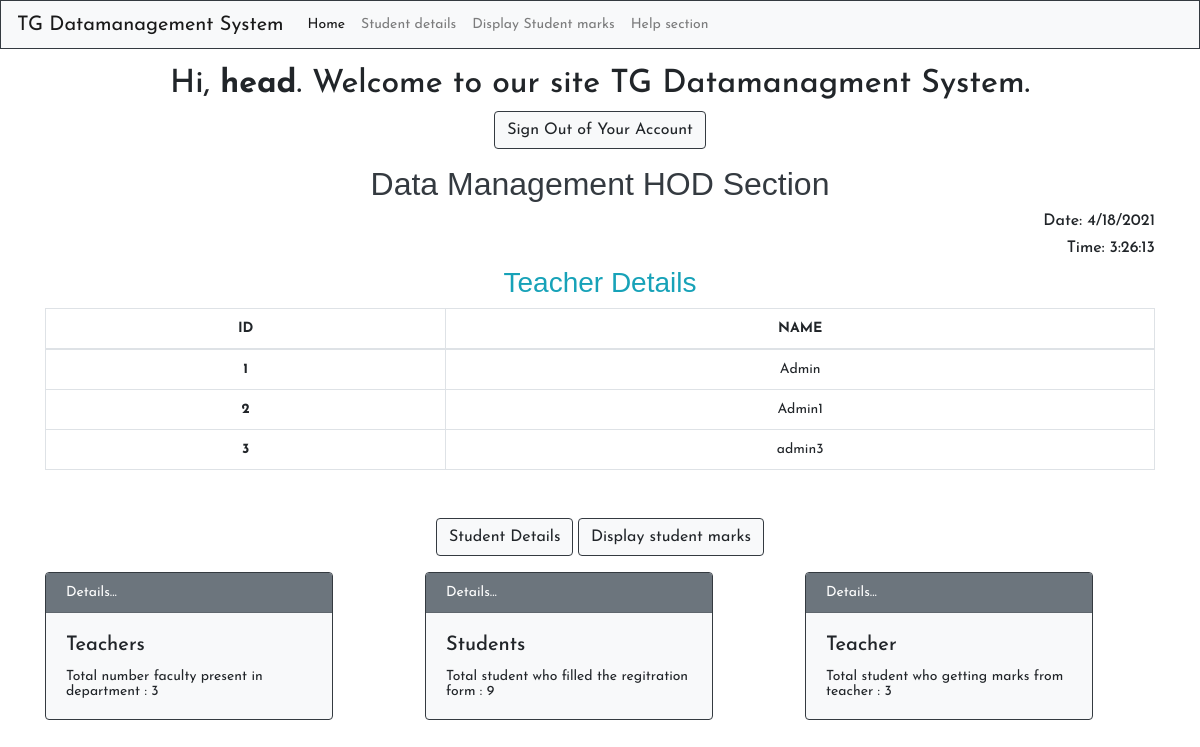
/hodwelcome.php (signed in), run on the app's committed database.
### tables this page shows
CREATE TABLE `teacher` (
  `id` int(11) NOT NULL,
  `username` varchar(50) NOT NULL,
  `password` varchar(255) NOT NULL,
  `created_at` datetime DEFAULT current_timestamp()
);

### hodwelcome.php (the view, shortened to what this page needs)
<!DOCTYPE html>
<html lang="en">
<head>
    <link rel="stylesheet" href="main.css">
    <link rel="stylesheet" href="https://maxcdn.bootstrapcdn.com/bootstrap/4.0.0/css/bootstrap.min.css">
</head>
<body class="bg-white" onload="startTime()">
<nav class="navbar navbar-expand-lg navbar-light bg-light border border-dark">
  <a class="navbar-brand" href="#">TG Datamanagement System</a>
  <div class="collapse navbar-collapse" id="navbarSupportedContent">
    <ul class="navbar-nav mr-auto">
      <li class="nav-item active">
        <a class="nav-link" href="#">Home <span class="sr-only">(current)</span></a>
      </li>
      <li class="nav-item">
        <a class="nav-link" href="stud.php">Student details</a>
      </li>
      <li class="nav-item">
        <a class="nav-link" href="marksdisplay1.php">Display Student marks</a>
      </li>
      <li class="nav-item ">
        <a class="nav-link" href="help.php">Help section</a>
      </li>
    </ul>
  </div>
</nav>
    <div class="page-header text-center pt-3">
        <h2 class="font-weight-bolder">Hi, <b><?php echo htmlspecialchars($_SESSION["username"]); ?></b>. Welcome to our site TG Datamanagment System.</h2>
    </div>
    <p class="text-center">
        <a href="logouthod.php" class="btn btn-light shadow border border-dark">Sign Out of Your Account</a>
    </p>
    <h2 class="text-dark text-center font-weight-bolder"> Data Management HOD Section</h2>
    <div class="container text-right">
    <h6>Date: <span id="datetime"></span></h6>
    <h6>Time: <span id="txt"></span></h6>
    </div>
        <h3 class="text-info text-center font-weight-bolder">Teacher Details</h3>
    <div class="container">
        <table class="table table-bordered table-hover rounded">
        <thead>
            <tr>
                <th scope="col" class="text-center">ID</th>
                <th scope="col" class="text-center">NAME</th>
            </tr>
        </thead>
        <tbody>
        <?php
                    include 'config.php';
                    $sele = "select * from teacher";
                    $query = mysqli_query($link,$sele);
                    while($res = mysqli_fetch_array($query)){
        ?>
            <tr>
                <th scope="row" class="text-center"><?php echo $res['id']?></th>
                <td class="text-center"><?php echo $res['username']?></td>
            </tr>
            <?php
                }
            ?>
        </tbody>
        </table>
    </div>
    <div class="container pt-3">
            <div class="heading text-center text-info">
                <a href="stud.php"><button type="button" class="btn btn-light mt-3 border border-dark">Student Details</button> </a>
                <a href="marksdisplay1.php"><button type="button" class="btn btn-light mt-3 border border-dark">Display student marks</button></a>
              </div>
    </div>
    <?php
    $sql = " SELECT count(id) AS total FROM img ";
    $query = mysqli_query($link,$sql);
    $values = mysqli_fetch_assoc($query);
    $rows = $values['total'];
    $sql1 = " SELECT count(id) AS total1 FROM mark ";
    $query1 = mysqli_query($link,$sql1);
    $values1 = mysqli_fetch_assoc($query1);
    $rows1 = $values1['total1'];
    $sql2 = " SELECT count(id) AS total2 FROM teacher ";
    $query2 = mysqli_query($link,$sql2);
    $values2 = mysqli_fetch_assoc($query2);
    $rows2 = $values2['total2'];
    ?>
<div class="container pt-3 pb-5">
        <div class="row">
        <div class="col-lg-4 img-float">
          <div class="card bg-light mb-3 border-dark" style="max-width: 18rem;">
          <div class="card-header bg-secondary text-white">Details...</div>
          <div class="card-body">
          <h5 class="card-title">Teachers</h5>
          <p class="card-text">Total number faculty present in department : <?php echo $rows2;?></p>
          </div>
          </div>
        </div>
        <div class="col-lg-4 img-float">
          <div class="card bg-light mb-3 border-dark" style="max-width: 18rem;">
          <div class="card-header bg-secondary text-white">Details...</div>
          <div class="card-body">
          <h5 class="card-title">Students</h5>
          <p class="card-text">Total student who filled the regitration form : <?php echo $rows;?></p>
          </div>
          </div>
        </div>
        <div class="col-lg-4 img-float">
          <div class="card bg-light mb-3 border-dark shadow" style="max-width: 18rem;">
          <div class="card-header bg-secondary text-white">Details...</div>
          <div class="card-body">
          <h5 class="card-title">Teacher</h5>
          <p class="card-text">Total student who getting marks from teacher : <?php echo $rows1;?></p>
          </div>
          </div>
        </div>
        </div>
    </div>
</body>
</html>

### main.css (style rules this page uses)
* { margin: 0; padding: 0; box-sizing: border-box; list-style: none; text-decoration: none; font-family: 'Josefin Sans', sans-serif; }

### hodwelcome.php (style rules this page uses)
body { font: 14px sans-serif; }

### data on the page
teacher: id "1", username "Admin"
teacher: id "2", username "Admin1"
teacher: id "3", username "admin3"

### other printed values
$_SESSION["username"] "head"
$rows2 "3"
$rows "9"
$rows1 "3"
